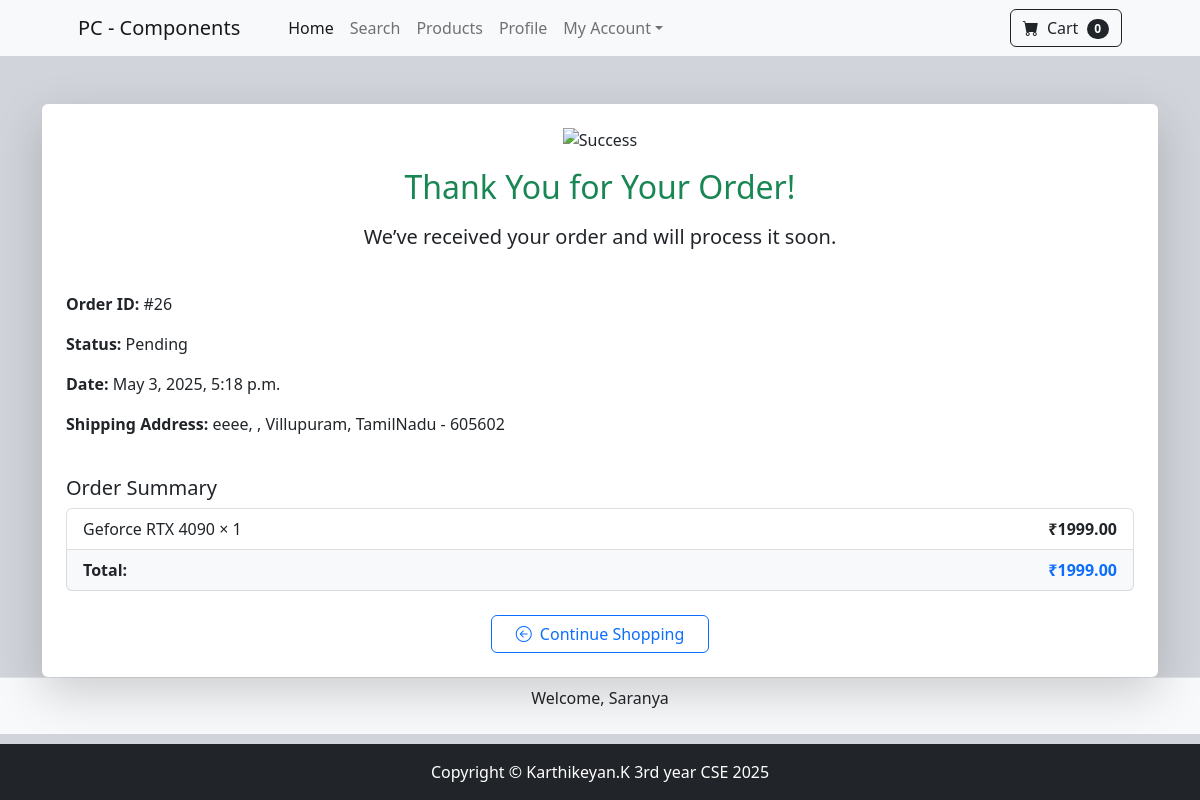
Screenshot of /thankyou/26/ (signed in) with the database file from the repository.
### app/models.py (models this page shows, shortened)
class Order(models.Model):
    STATUS_CHOICES = [
        ('PENDING', 'Pending'),
        ('SHIPPED', 'Shipped'),
        ('DELIVERED', 'Delivered'),
    ]
    user = models.ForeignKey(User, on_delete=models.CASCADE)
    address = models.TextField()
    total = models.DecimalField(max_digits=10, decimal_places=2)
    ordered_at = models.DateTimeField(auto_now_add=True)
    status = models.CharField(max_length=20, choices=STATUS_CHOICES, default='PENDING')

class OrderItem(models.Model):
    order = models.ForeignKey(Order, on_delete=models.CASCADE, related_name='items')
    product = models.ForeignKey(Product, on_delete=models.CASCADE)
    quantity = models.PositiveIntegerField()
    price = models.DecimalField(max_digits=10, decimal_places=2)  # store snapshot of price at order time
    def get_total_price(self):
        return self.quantity * self.price

class Product(models.Model):
    name = models.CharField(max_length=100)
    category = models.ForeignKey(Category,on_delete=models.CASCADE)
    brand = models.ForeignKey(Brand,on_delete=models.CASCADE)
    price = models.IntegerField()
    description = models.TextField()
    image = models.ImageField(upload_to='products/', default='products/default.jpg', blank=True, null=True)
    stock = models.PositiveIntegerField(default=10)

class CustomUser(AbstractUser):
    phone = models.CharField(max_length=15, blank=True)
    street = models.CharField(max_length=255, blank=True)
    city = models.CharField(max_length=100, blank=True)
    state = models.CharField(max_length=100, blank=True)
    zip_code = models.CharField(max_length=10, blank=True)
    email = models.EmailField(unique=True)
    phone = models.CharField(max_length=15, blank=True, null=True,unique=True)
    address = models.TextField(blank=True, null=True)
    pass

### app/views.py (the view)
# urls.py: path('thankyou/<int:order_id>/', views.thank_you, name='thank_you'),
@login_required
def thank_you(request, order_id):
    order = get_object_or_404(Order, id=order_id, user=request.user)
    return render(request, 'app/thankyou.html', {'order': order})

### app/context_processors.py (called while the page is built)
def cart_item_count(request):
    count = 0
    if request.user.is_authenticated:
        try:
            cart = Cart.objects.get(user=request.user)
            count = CartItem.objects.filter(cart=cart).count()
        except Cart.DoesNotExist:
            count = 0
    return {'cart_item_count': count}

### app/templates/app/thankyou.html
{% extends 'app/base.html' %}
{% block content %}
<div class="container mt-5">
    <div class="card shadow-lg p-4 border-0" data-aos="fade-up" data-aos-duration="1000">
        <div class="text-center">
            <img src="https://cdn-icons-png.flaticon.com/512/958/958140.png" alt="Success" width="100" class="mb-3">
            <h2 class="mb-3 text-success">Thank You for Your Order!</h2>
            <p class="fs-5">We’ve received your order and will process it soon.</p>
        </div>
        <div class="mt-4">
            <p><strong>Order ID:</strong> #{{ order.id }}</p>
            <p><strong>Status:</strong> {{ order.get_status_display }}</p>
            <p><strong>Date:</strong> {{ order.ordered_at }}</p>
            <p><strong>Shipping Address:</strong> {{ order.address }}</p>
        </div>
        <h5 class="mt-4">Order Summary</h5>
        <ul class="list-group mb-4">
            {% for item in order.items.all %}
            <li class="list-group-item d-flex justify-content-between align-items-center">
                {{ item.product.name }} × {{ item.quantity }}
                <span class="fw-semibold">₹{{ item.get_total_price }}</span>
            </li>
            {% endfor %}
            <li class="list-group-item d-flex justify-content-between bg-light">
                <strong>Total:</strong>
                <strong class="text-primary">₹{{ order.total }}</strong>
            </li>
        </ul>
        <div class="text-center">
            <a href="{% url 'app:products' %}" class="btn btn-outline-primary px-4">
                <i class="bi bi-arrow-left-circle me-1"></i> Continue Shopping
            </a>
        </div>
    </div>
</div>
{% endblock %}

### app/templates/app/base.html (shortened to what this page needs)
{%load static%}
<!DOCTYPE html>
<html lang="en">
<head>
  <link href="https://cdn.jsdelivr.net/npm/bootstrap-icons@1.5.0/font/bootstrap-icons.css" rel="stylesheet" />
  <link href="{% static 'app/css/styles.css' %}" rel="stylesheet" />
</head>
<body class="d-flex flex-column min-vh-100">
  <nav class="navbar navbar-expand-lg navbar-light bg-light">
    <div class="container px-4 px-lg-5">
      <a class="navbar-brand" href="#!">PC - Components</a>
      <div class="collapse navbar-collapse" id="navbarSupportedContent">
        <ul class="navbar-nav me-auto mb-2 mb-lg-0 ms-lg-4">
          <li class="nav-item">
            <a class="nav-link active" aria-current="page" href="{% url 'app:base' %}">Home</a>
          </li>
          <li class="nav-item">
            <a class="nav-link" href="{% url 'app:search' %}">Search</a>
          </li>
          <li class="nav-item">
            <a class="nav-link" href="{% url 'app:products' %}">Products</a>
          </li>
          <li class="nav-item">
            {% if user.is_authenticated %}
            <a class="nav-link" href="{% url 'app:user_details' %}">Profile</a>
            {% endif %}
          </li>
          <li class="nav-item dropdown">
            <a class="nav-link dropdown-toggle" id="navbarDropdown" href="#" role="button" data-bs-toggle="dropdown"
              aria-expanded="false">My Account</a>
          </li>
        </ul>
        <a href="{% url 'app:mycart' %}" class="btn btn-outline-dark">
          <i class="bi-cart-fill me-1"></i>
          Cart
          <span class="badge bg-dark text-white ms-1 rounded-pill">{{ cart_item_count }}</span>
        </a>
      </div>
    </div>
  </nav>
  {%block content%}{%endblock%}
  <div class="text-center py-2 bg-light border-top">
    {% if user.is_authenticated %}
    <p>Welcome, {{ user.username }}</p>
    {% else %}
    <p>Not signed in. <a href="{% url 'app:login' %}">Sign in</a></p>
    {% endif %}
  </div>
  <footer class="bg-dark text-white text-center py-3 mt-auto">
    <div class="container">
      <p class="m-0 text-center text-white">
        Copyright &copy; Karthikeyan.K 3rd year CSE 2025
      </p>
    </div>
  </footer>
</body>
</html>

### rows the page displays
Order: id "26", status "Pending", ordered_at "May 3, 2025, 5:18 p.m.", address "eeee, , Villupuram, TamilNadu - 605602", total "1999.00"
OrderItem: product.name "Geforce RTX 4090", quantity "1", get_total_price "1999.00"
CustomUser: username "Saranya"

### other values shown
{{ cart_item_count }} "0"
